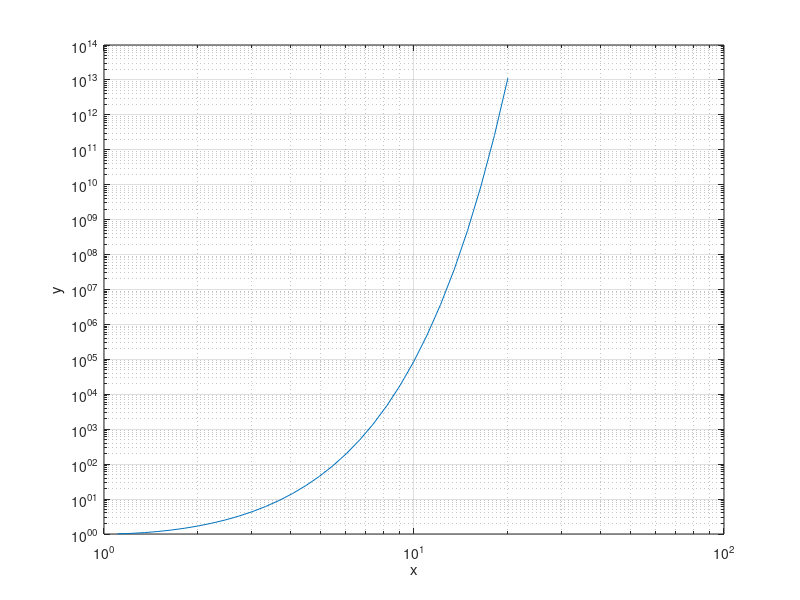

This figure's MATLAB source:
% f2_7 same as L2_7
% Copyright S. Nakamura, 1995
set(gcf, 'NumberTitle','off','Name', 'Figure 2.7; List 2.7')

clear,clf,hold off
t = .1:.1:3;
x = exp(t);
y = exp(t.*sinh(t));
loglog(x,y)
grid
xlabel('x');ylabel('y')
